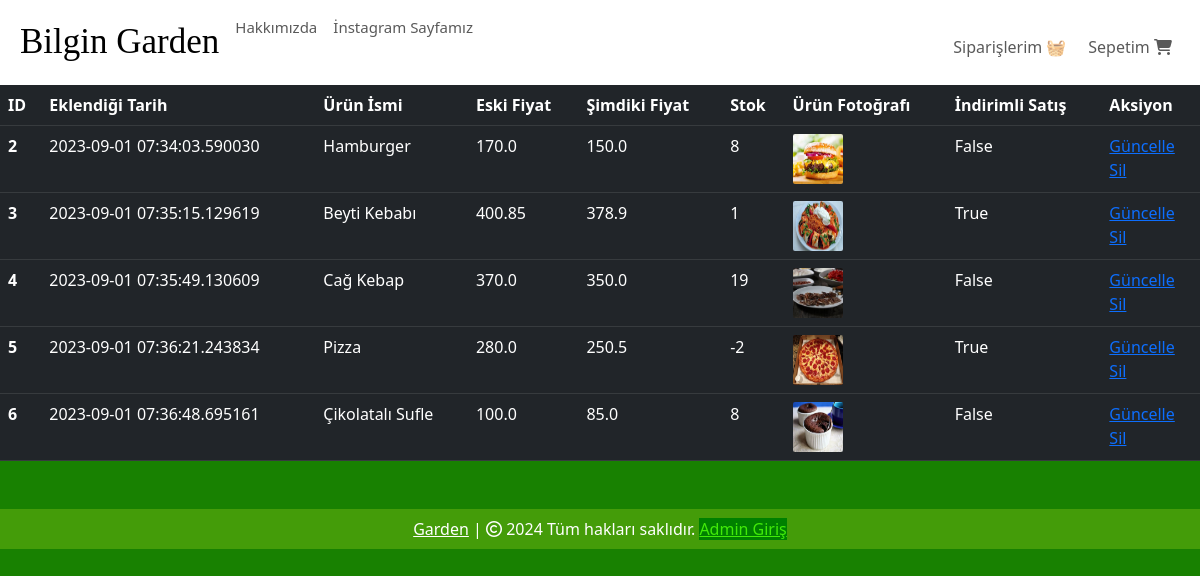
Page /shop-items (signed in) on the earlier database version.
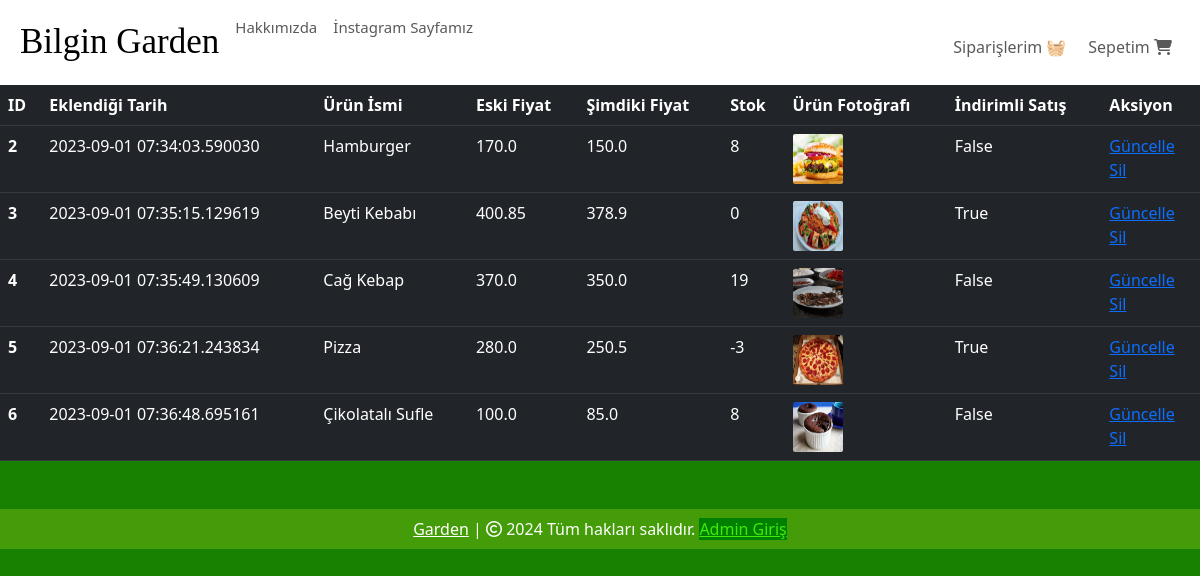
Same page on the later database version.
### website/models.py (models this page shows, shortened)
class Product(db.Model):
    id = db.Column(db.Integer, primary_key=True)
    product_name = db.Column(db.String(100), nullable=False)
    current_price = db.Column(db.Float, nullable=False)
    previous_price = db.Column(db.Float, nullable=False)
    in_stock = db.Column(db.Integer, nullable=False)
    product_picture = db.Column(db.String(1000), nullable=False)
    flash_sale = db.Column(db.Boolean, default=False)
    date_added = db.Column(db.DateTime, default=datetime.utcnow)
    salad = db.Column(db.Boolean, default=False)
    main = db.Column(db.Boolean, default=False)
    colddrink = db.Column(db.Boolean, default=False)
    hotdrink = db.Column(db.Boolean, default=False)
    desert = db.Column(db.Boolean, default=False)
    sneak = db.Column(db.Boolean, default=False)
    carts = db.relationship('Cart', backref=db.backref('product', lazy=True))
    orders = db.relationship('Order', backref=db.backref('product', lazy=True))

### website/admin.py (the view)
@admin.route('/shop-items', methods=['GET', 'POST'])
@login_required
def shop_items():
    if current_user.id == 6:
        items = Product.query.order_by(Product.date_added).all()
        return render_template('shop_items.html', items=items)
    return render_template('404.html')

### website/templates/shop_items.html (shortened to what this page needs)
{% extends 'base.html' %}
{% block body %}
{% if items | length < 1 %}
<h3 style="color: white;">No Shop Items </h3>
{% else %}
<table class="table table-dark table-hover">
    <thead>
        <tr>
            <th scope="col">ID</th>
            <th scope="col">Eklendiği Tarih</th>
            <th scope="col">Ürün İsmi</th>
            <th scope="col">Eski Fiyat</th>
            <th scope="col">Şimdiki Fiyat</th>
            <th scope="col">Stok</th>
            <th scope="col">Ürün Fotoğrafı</th>
            <th scope="col">İndirimli Satış</th>
            <th scope="col">Aksiyon</th>
        </tr>
    </thead>
    <tbody>
        {% for item in items %}
        <tr>
            <th scope="row">{{ item.id }}</th>
            <td>{{ item.date_added }}</td>
            <td>{{ item.product_name }}</td>
            <td>{{ item.previous_price }}</td>
            <td>{{ item.current_price }}</td>
            <td>{{ item.in_stock }}</td>
            <td><img src="{{ item.product_picture }}" alt="" style="height: 50px; width: 50px; border-radius: 2px;"></td>
            <td>{{ item.flash_sale }}</td>
            <td>
                <a href="/update-item/{{ item.id }}">Güncelle</a>
                <br>
                <a href="/delete-item/{{ item.id }}">Sil</a>
            </td>
        </tr>
        {% endfor %}
    </tbody>
</table>
{% endif %}
{% endblock %}

Differences in the rows shown:
changed Product "Beyti Kebabı": in_stock "1" → "0"
changed Product "Pizza": in_stock "-2" → "-3"
